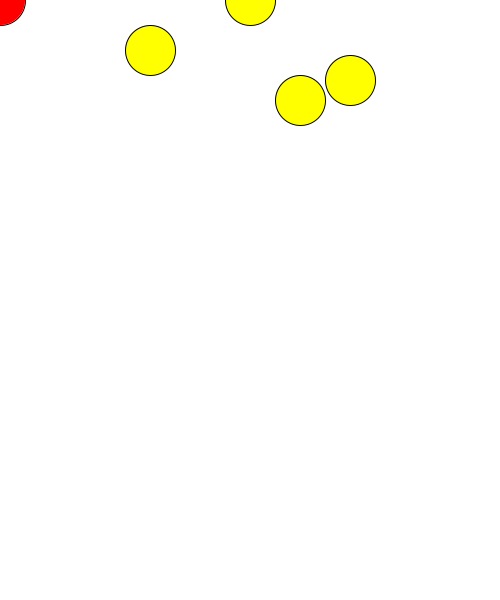
Frame 1 (no input)
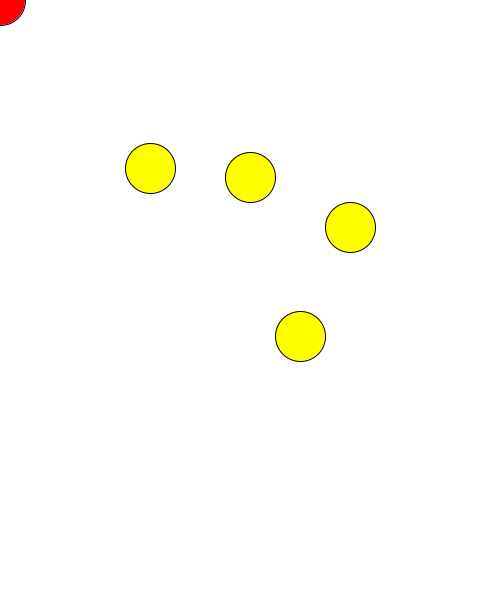
Frame 60 (the mouse pressed at the canvas centre just before this capture)
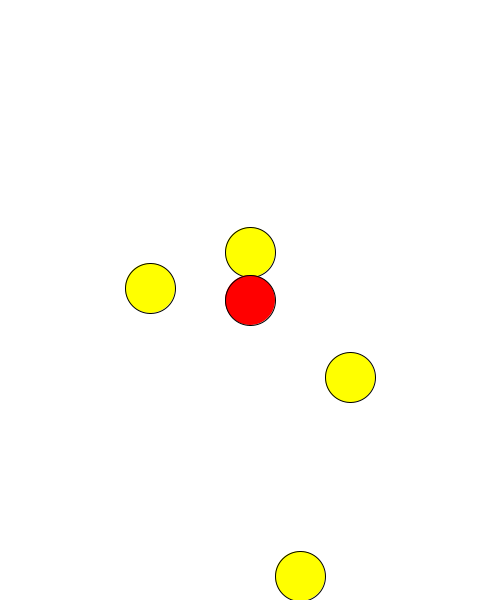
Frame 120 (the mouse held since frame 60 and released just before this capture)

The Processing sketch that drew these frames (run headless with seeded random() and noise(); from frame 60 on, the mouse is pressed at the canvas centre):

// Processing sketch: week09_5_add_vy
// ── week09_5_add_vy.pde
float []x={250,150,350,300};
float []y={0,50,80,100};
float []vx={0,0,0,0};
float []vy={3,2,2.5,4};
void setup(){
  size(500,600);
}
void draw(){
  background(255);
  for(int i=0;i<4;i++){
    fill(255,255,0);ellipse(x[i],y[i],50,50);
    if(dist(mouseX,mouseY,x[i],y[i])<=50){
      continue;
    }
    y[i]=y[i]+vy[i];
    if(y[i]>600) vy[i]=-vy[i];
    if(y[i]<0) vy[i]=-vy[i];
  }
  fill(255,0,0);ellipse(mouseX,mouseY,50,50);
}
